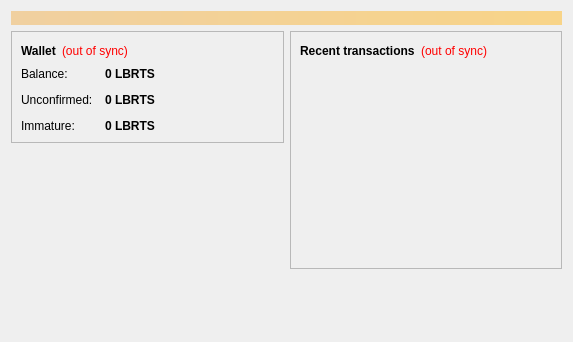
<?xml version="1.0" encoding="UTF-8"?>
<ui version="4.0">
 <class>OverviewPage</class>
 <widget class="QWidget" name="OverviewPage">
  <property name="geometry">
   <rect>
    <x>0</x>
    <y>0</y>
    <width>573</width>
    <height>342</height>
   </rect>
  </property>
  <property name="windowTitle">
   <string>Form</string>
  </property>
  <layout class="QVBoxLayout" name="topLayout">
   <item>
    <widget class="QLabel" name="labelAlerts">
     <property name="visible">
      <bool>false</bool>
     </property>
     <property name="styleSheet">
      <string notr="true">background-color: qlineargradient(x1: 0, y1: 0, x2: 1, y2: 0, stop:0 #F0D0A0, stop:1 #F8D488); color:#000000;</string>
     </property>
     <property name="wordWrap">
      <bool>true</bool>
     </property>
     <property name="margin">
      <number>3</number>
     </property>
    </widget>
   </item>
   <item>
    <layout class="QHBoxLayout" name="horizontalLayout" stretch="1,1">
     <item>
      <layout class="QVBoxLayout" name="verticalLayout_2">
       <item>
        <widget class="QFrame" name="frame">
         <property name="frameShape">
          <enum>QFrame::StyledPanel</enum>
         </property>
         <property name="frameShadow">
          <enum>QFrame::Raised</enum>
         </property>
         <layout class="QVBoxLayout" name="verticalLayout_4">
          <item>
           <layout class="QHBoxLayout" name="horizontalLayout_4">
            <item>
             <widget class="QLabel" name="label_5">
              <property name="font">
               <font>
                <weight>75</weight>
                <bold>true</bold>
               </font>
              </property>
              <property name="text">
               <string>Wallet</string>
              </property>
             </widget>
            </item>
            <item>
             <widget class="QLabel" name="labelWalletStatus">
              <property name="toolTip">
               <string>The displayed information may be out of date. Your wallet automatically synchronizes with the Libertas network after a connection is established, but this process has not completed yet.</string>
              </property>
              <property name="styleSheet">
               <string notr="true">QLabel { color: red; }</string>
              </property>
              <property name="text">
               <string notr="true">(out of sync)</string>
              </property>
              <property name="alignment">
               <set>Qt::AlignLeading|Qt::AlignLeft|Qt::AlignVCenter</set>
              </property>
             </widget>
            </item>
            <item>
             <spacer name="horizontalSpacer_2">
              <property name="orientation">
               <enum>Qt::Horizontal</enum>
              </property>
              <property name="sizeHint" stdset="0">
               <size>
                <width>40</width>
                <height>20</height>
               </size>
              </property>
             </spacer>
            </item>
           </layout>
          </item>
          <item>
           <layout class="QFormLayout" name="formLayout_2">
            <property name="fieldGrowthPolicy">
             <enum>QFormLayout::AllNonFixedFieldsGrow</enum>
            </property>
            <property name="horizontalSpacing">
             <number>12</number>
            </property>
            <property name="verticalSpacing">
             <number>12</number>
            </property>
            <item row="0" column="0">
             <widget class="QLabel" name="label">
              <property name="text">
               <string>Balance:</string>
              </property>
             </widget>
            </item>
            <item row="0" column="1">
             <widget class="QLabel" name="labelBalance">
              <property name="font">
               <font>
                <weight>75</weight>
                <bold>true</bold>
               </font>
              </property>
              <property name="cursor">
               <cursorShape>IBeamCursor</cursorShape>
              </property>
              <property name="toolTip">
               <string>Your current balance</string>
              </property>
              <property name="text">
               <string notr="true">0 LBRTS</string>
              </property>
              <property name="textInteractionFlags">
               <set>Qt::LinksAccessibleByMouse|Qt::TextSelectableByKeyboard|Qt::TextSelectableByMouse</set>
              </property>
             </widget>
            </item>
            <item row="1" column="0">
             <widget class="QLabel" name="label_3">
              <property name="text">
               <string>Unconfirmed:</string>
              </property>
             </widget>
            </item>
            <item row="1" column="1">
             <widget class="QLabel" name="labelUnconfirmed">
              <property name="font">
               <font>
                <weight>75</weight>
                <bold>true</bold>
               </font>
              </property>
              <property name="cursor">
               <cursorShape>IBeamCursor</cursorShape>
              </property>
              <property name="toolTip">
               <string>Total of transactions that have yet to be confirmed, and do not yet count toward the current balance</string>
              </property>
              <property name="text">
               <string notr="true">0 LBRTS</string>
              </property>
              <property name="textInteractionFlags">
               <set>Qt::LinksAccessibleByMouse|Qt::TextSelectableByKeyboard|Qt::TextSelectableByMouse</set>
              </property>
             </widget>
            </item>
            <item row="2" column="0">
             <widget class="QLabel" name="labelImmatureText">
              <property name="text">
               <string>Immature:</string>
              </property>
             </widget>
            </item>
            <item row="2" column="1">
             <widget class="QLabel" name="labelImmature">
              <property name="font">
               <font>
                <weight>75</weight>
                <bold>true</bold>
               </font>
              </property>
              <property name="toolTip">
               <string>Mined balance that has not yet matured</string>
              </property>
              <property name="text">
               <string notr="true">0 LBRTS</string>
              </property>
              <property name="textInteractionFlags">
               <set>Qt::LinksAccessibleByMouse|Qt::TextSelectableByKeyboard|Qt::TextSelectableByMouse</set>
              </property>
             </widget>
            </item>
           </layout>
          </item>
         </layout>
        </widget>
       </item>
       <item>
        <spacer name="verticalSpacer">
         <property name="orientation">
          <enum>Qt::Vertical</enum>
         </property>
         <property name="sizeHint" stdset="0">
          <size>
           <width>20</width>
           <height>40</height>
          </size>
         </property>
        </spacer>
       </item>
      </layout>
     </item>
     <item>
      <layout class="QVBoxLayout" name="verticalLayout_3">
       <item>
        <widget class="QFrame" name="frame_2">
         <property name="frameShape">
          <enum>QFrame::StyledPanel</enum>
         </property>
         <property name="frameShadow">
          <enum>QFrame::Raised</enum>
         </property>
         <layout class="QVBoxLayout" name="verticalLayout">
          <item>
           <layout class="QHBoxLayout" name="horizontalLayout_2">
            <item>
             <widget class="QLabel" name="label_4">
              <property name="text">
               <string>&lt;b&gt;Recent transactions&lt;/b&gt;</string>
              </property>
             </widget>
            </item>
            <item>
             <widget class="QLabel" name="labelTransactionsStatus">
              <property name="toolTip">
               <string>The displayed information may be out of date. Your wallet automatically synchronizes with the Libertas network after a connection is established, but this process has not completed yet.</string>
              </property>
              <property name="styleSheet">
               <string notr="true">QLabel { color: red; }</string>
              </property>
              <property name="text">
               <string notr="true">(out of sync)</string>
              </property>
              <property name="alignment">
               <set>Qt::AlignRight|Qt::AlignTrailing|Qt::AlignVCenter</set>
              </property>
             </widget>
            </item>
            <item>
             <spacer name="horizontalSpacer">
              <property name="orientation">
               <enum>Qt::Horizontal</enum>
              </property>
              <property name="sizeHint" stdset="0">
               <size>
                <width>40</width>
                <height>20</height>
               </size>
              </property>
             </spacer>
            </item>
           </layout>
          </item>
          <item>
           <widget class="QListView" name="listTransactions">
            <property name="styleSheet">
             <string notr="true">QListView { background: transparent; }</string>
            </property>
            <property name="frameShape">
             <enum>QFrame::NoFrame</enum>
            </property>
            <property name="verticalScrollBarPolicy">
             <enum>Qt::ScrollBarAlwaysOff</enum>
            </property>
            <property name="horizontalScrollBarPolicy">
             <enum>Qt::ScrollBarAlwaysOff</enum>
            </property>
            <property name="selectionMode">
             <enum>QAbstractItemView::NoSelection</enum>
            </property>
           </widget>
          </item>
         </layout>
        </widget>
       </item>
       <item>
        <spacer name="verticalSpacer_2">
         <property name="orientation">
          <enum>Qt::Vertical</enum>
         </property>
         <property name="sizeHint" stdset="0">
          <size>
           <width>20</width>
           <height>40</height>
          </size>
         </property>
        </spacer>
       </item>
      </layout>
     </item>
    </layout>
   </item>
  </layout>
 </widget>
 <resources/>
 <connections/>
</ui>
